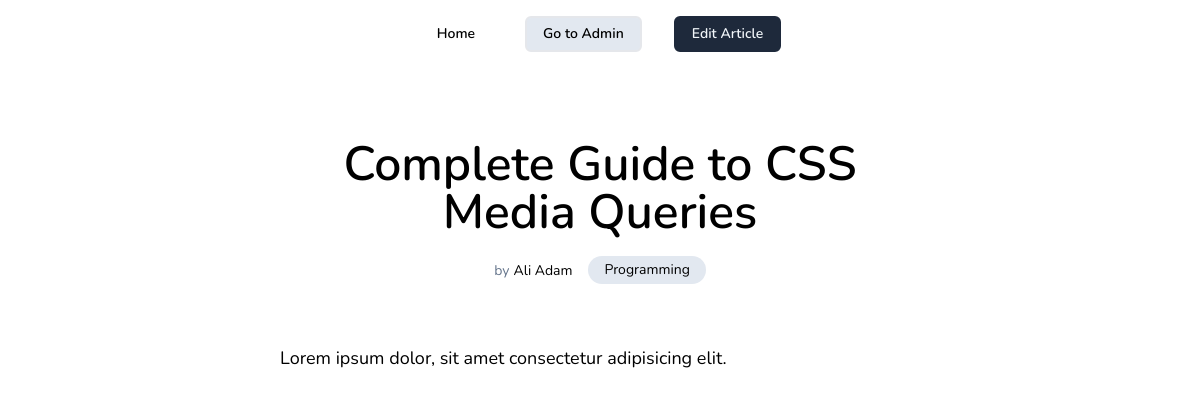
The app's page /article.php?id=2, older data.
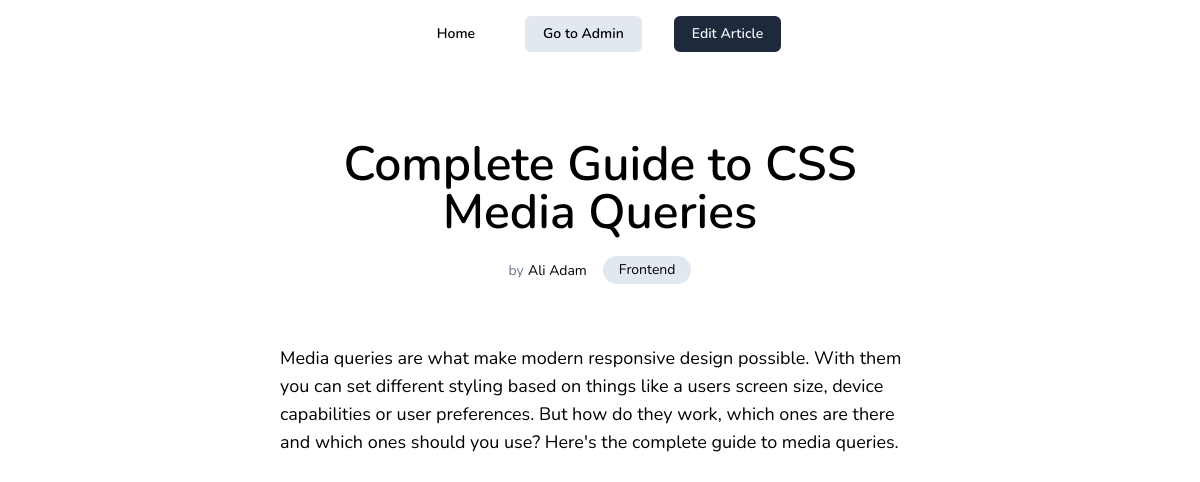
The same page, newer data.
### tables this page shows
CREATE TABLE articles (
  id INT NOT NULL AUTO_INCREMENT,
  title VARCHAR(255) NOT NULL,
  content TEXT NOT NULL,
  status VARCHAR(255) NOT NULL,
  author_id INT,
  category_id INT,
  PRIMARY KEY (id),
  FOREIGN KEY (author_id) REFERENCES authors(id) ON DELETE SET NULL,
  FOREIGN KEY (category_id) REFERENCES categories(id) ON DELETE SET NULL,
  UNIQUE (title)
);

CREATE TABLE categories (
  id INT NOT NULL AUTO_INCREMENT,
  name VARCHAR(255) NOT NULL,
  PRIMARY KEY (id),
  UNIQUE (name)
);

CREATE TABLE authors (
  id INT NOT NULL AUTO_INCREMENT,
  name VARCHAR(255) NOT NULL,
  email VARCHAR(255) NOT NULL,
  PRIMARY KEY (id),
  UNIQUE (email)
);

### public/article.php (called while the page is built, shortened)
<?php
try {
  include __DIR__ . '/../classes/Article.php';
  $articleDB = new Article();
  $article = isset($_GET['id']) ? $articleDB->getArticle($_GET['id']) : null;
  $title = $article['title'];
  $authorName = $article['author_name'];
  $categoryName = $article['category_name'];
  $content = $article['content'];
  include __DIR__ . '/../views/header.php';
  include __DIR__ . '/../views/article.php';
  include __DIR__ . '/../views/footer.php';
} catch (PDOException $e) {
  $title = 'An error has occurred';
  $output = 'Database error: ' . $e->getMessage() . ' in ' .
    $e->getFile() . ':' . $e->getLine();
}

### classes/Article.php (called while the page is built, shortened)
<?php
require_once __DIR__ . '/Database.php';
class Article
{
  private $pdo;
  public function __construct()
  {
    $db = new Database();
    $this->pdo = $db->connect();
  }
  public function getArticle($id)
  {
    $stmt = $this->pdo->prepare('SELECT *, categories.name as category_name, authors.name as author_name
    FROM articles
    LEFT JOIN categories ON articles.category_id = categories.id
    LEFT JOIN authors ON articles.author_id = authors.id
    WHERE articles.id = :id');
    $stmt->execute([':id' => $id]);
    return $stmt->fetch();
  }
}

### classes/Database.php (called while the page is built)
<?php
class Database
{
  public function connect()
  {
    return new PDO(
      'mysql:host=localhost; dbname=blog; charset=utf8mb4',
      'root',
      ''
    );
  }
}

### views/article.php (the view)
<main class='mx-auto max-w-[70ch] px-4 py-2'>
  <div class='mt-16 grid place-content-center gap-5'>
    <h1 class='text-center text-5xl font-semibold'><?= $title ?></h1>
    <div class='flex items-center justify-center gap-4'>
      <div>
        <span class='text-sm text-slate-500'>by</span>
        <span class='text-sm'><?= $authorName ?></span>
      </div>
      <a href="/?category=<?= $categoryName ?>"
        class='rounded-full bg-slate-200 hover:bg-slate-300 transition px-4 py-1 text-sm'>
        <?= $categoryName ?>
      </a>
    </div>
    <div class='mt-10 grid gap-5 text-lg'>
      <p><?= $content ?></p>
    </div>
  </div>
</main>

Row changes from the older to the newer data that the page shows:
changed articles "Complete Guide to CSS Media Queries": category.name "Programming" → "Frontend"; content "Lorem ipsum dolor, sit amet consectetur adipisicing elit." → "Media queries are what make modern responsive design possible. With them you can set different styling based on things like a users screen size, device capabilities or user preferences. But how do they work, which ones are there and which ones should you use? Here's the complete guide to media queries."
